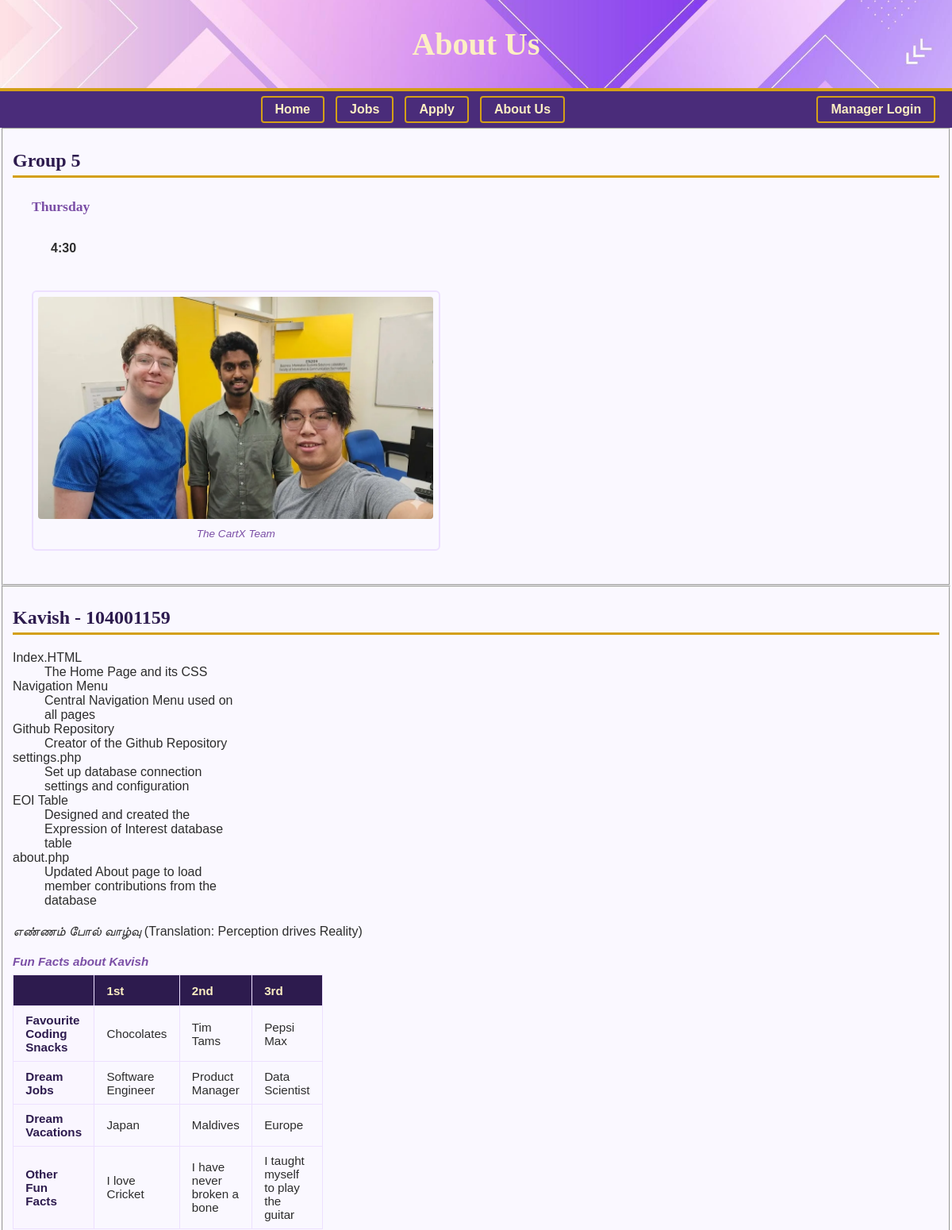
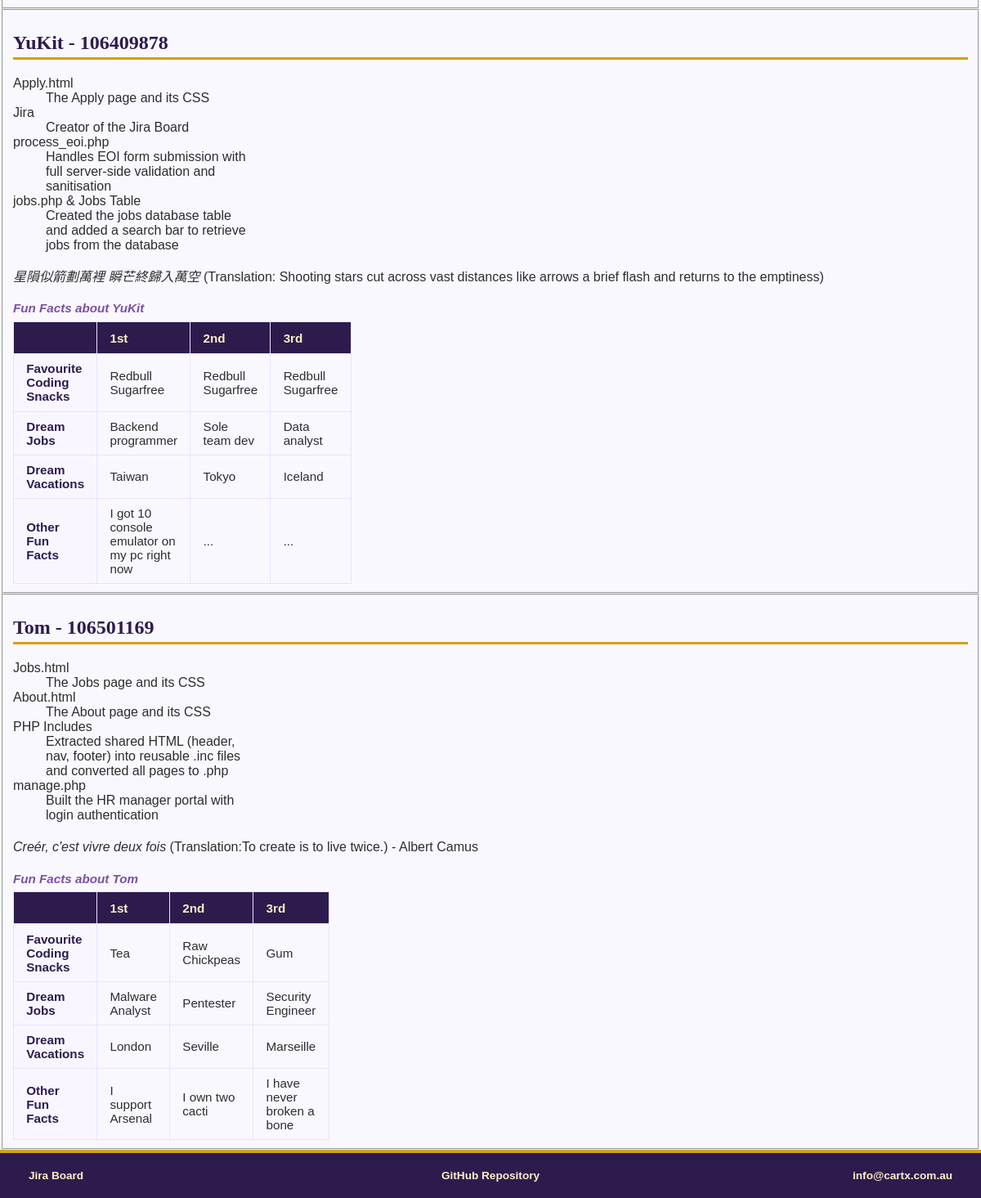
Page /about.php on the committed database (2 pictures, top to bottom).
### tables this page shows
CREATE TABLE IF NOT EXISTS about (
    id INT AUTO_INCREMENT PRIMARY KEY,
    member_name VARCHAR(100) NOT NULL,
    student_id VARCHAR(20) NOT NULL,
    contribution_area VARCHAR(100) NOT NULL,
    contribution_detail TEXT NOT NULL,
    project_part INT NOT NULL,
    quote_text TEXT,
    quote_lang VARCHAR(10),
    quote_translation TEXT
);

### about.php (the view, shortened to what this page needs)
<!DOCTYPE html>
<html lang = "en">
    <head>
        <?php include 'header.inc'; ?>
    </head>
    <body>
        <header>
            <h1>About Us</h1>
        </header>
        <nav>
            <p class="menu"><a href="index.php">Home</a></p>
            <p class="menu"><a href="jobs.php">Jobs</a></p>
            <p class="menu"><a href="apply.php">Apply</a></p>
            <p class="menu"><a href="about.php">About Us</a></p>
            <p class="menu" style="float: right;"><a href="loginpage.php">Manager Login</a></p>
        </nav>
        <fieldset>
            <h2>
                Group 5
            </h2>
            <ul style = "list-style: none;">
                <li>
                    <h3>Thursday</h3>
                    <ul style = "list-style: none;">
                        <li>
                            <h4>4:30</h4>
                        </li>
                    </ul>
                </li>
                <li>
                    <figure>
                        <img src="images/group_image.webp" alt="The CartX Team" loading="lazy" class="group_image">
                        <figcaption>The CartX Team</figcaption>
                    </figure>
                </li>
            </ul>
        </fieldset>
        <fieldset>
            <h2>
                Kavish - 104001159
            </h2>
                <?php
                    require_once "settings.php";
                    $result = mysqli_query($conn, "SELECT contribution_area, contribution_detail FROM about WHERE student_id = '104001159' ORDER BY project_part ASC");
                    if ($result && mysqli_num_rows($result) > 0) {
                        echo "<dl>";
                        while ($row = mysqli_fetch_assoc($result)) {
                            echo "<dt>" . htmlspecialchars($row['contribution_area']) . "</dt>";
                            echo "<dd>" . htmlspecialchars($row['contribution_detail']) . "</dd>";
                        }
                        echo "</dl>";
                    }
                ?>
            <p lang =""> <em>எண்ணம் போல் வாழ்வு</em> (Translation: Perception drives Reality)</p>
            <table>
                <caption>Fun Facts about Kavish</caption>
                <thead>
                    <tr>
                        <th scope="col"></th>
                        <th scope="col">1st</th>
                        <th scope="col">2nd</th>
                        <th scope="col">3rd</th>
                    </tr>
                </thead>
                <tbody>
                    <tr>
                        <th>Favourite Coding Snacks</th>
                        <td>Chocolates</td>
                        <td>Tim Tams</td>
                        <td>Pepsi Max</td>
                    </tr>
                    <tr>
                        <th>Dream Jobs</th>
                        <td>Software Engineer</td>
                        <td>Product Manager</td>
                        <td>Data Scientist</td>
                    </tr>
                    <tr>
                        <th>Dream Vacations</th>
                        <td>Japan</td>
                        <td>Maldives</td>
                        <td>Europe</td>
                    </tr>
                    <tr>
                        <th>Other Fun Facts</th>
                        <td>I love Cricket</td>
                        <td>I have never broken a bone</td>
                        <td>I taught myself to play the guitar</td>
                    </tr>
                </tbody>
            </table>
        </fieldset>
        <fieldset>
            <h2>
                YuKit - 106409878
            </h2>
                <?php
                    $result = mysqli_query($conn, "SELECT contribution_area, contribution_detail FROM about WHERE student_id = '106409878' ORDER BY project_part ASC");
                    if ($result && mysqli_num_rows($result) > 0) {
                        echo '<dl style="color: #7b4fa6">';
                        while ($row = mysqli_fetch_assoc($result)) {
                            echo "<dt>" . htmlspecialchars($row['contribution_area']) . "</dt>";
                            echo "<dd>" . htmlspecialchars($row['contribution_detail']) . "</dd>";
                        }
                        echo "</dl>";
                    }
                ?>
            <p lang ="zh-Hant"><em>星隕似箭劃萬裡 瞬芒終歸入萬空</em> (Translation: Shooting stars cut across vast distances like arrows
a brief flash and returns to the emptiness)</p>
            <table>
                <caption>Fun Facts about YuKit</caption>
                <thead>
                    <tr>
                        <th scope="col"></th>
                        <th scope="col">1st</th>
                        <th scope="col">2nd</th>
                        <th scope="col">3rd</th>
                    </tr>
                </thead>
                <tbody>
                    <tr>
                        <th>Favourite Coding Snacks</th>
                        <td>Redbull Sugarfree</td>
                        <td>Redbull Sugarfree</td>
                        <td>Redbull Sugarfree</td>
                    </tr>
                    <tr>
                        <th>Dream Jobs</th>
                        <td>Backend programmer</td>
                        <td>Sole team dev</td>
                        <td>Data analyst</td>
                    </tr>
                    <tr>
                        <th>Dream Vacations</th>
                        <td>Taiwan</td>
                        <td>Tokyo</td>
                        <td>Iceland</td>
                    </tr>
                    <tr>
                        <th>Other Fun Facts</th>
                        <td>I got 10 console emulator on my pc right now</td>
                        <td>...</td>
                        <td>...</td>
                    </tr>
                </tbody>
            </table>
        </fieldset>
        <fieldset>
            <h2>
                Tom - 106501169
            </h2>
                <?php
                    $result = mysqli_query($conn, "SELECT contribution_area, contribution_detail FROM about WHERE student_id = '106501169' ORDER BY project_part ASC");
                    if ($result && mysqli_num_rows($result) > 0) {
                        echo "<dl>";
                        while ($row = mysqli_fetch_assoc($result)) {
                            echo "<dt>" . htmlspecialchars($row['contribution_area']) . "</dt>";
                            echo "<dd>" . htmlspecialchars($row['contribution_detail']) . "</dd>";
                        }
                        echo "</dl>";
                    }
                ?>
            <p lang ="fr"><em>Creér, c'est vivre deux fois</em> (Translation:To create is to live twice.) - Albert Camus</p>
            <table>
                <caption>Fun Facts about Tom</caption>
                <thead>
                    <tr>
                        <th scope="col"></th>
                        <th scope="col">1st</th>
                        <th scope="col">2nd</th>
                        <th scope="col">3rd</th>
                    </tr>
                </thead>
                <tbody>
                    <tr>
                        <th>Favourite Coding Snacks</th>
                        <td>Tea</td>
                        <td>Raw Chickpeas</td>
                        <td>Gum</td>
                    </tr>
                    <tr>
                        <th>Dream Jobs</th>
                        <td>Malware Analyst</td>
                        <td>Pentester</td>
                        <td>Security Engineer</td>
                    </tr>
                    <tr>
                        <th>Dream Vacations</th>
                        <td>London</td>
                        <td>Seville</td>
                        <td>Marseille</td>
                    </tr>
                    <tr>
                        <th>Other Fun Facts</th>
                        <td>I support Arsenal</td>
                        <td>I own two cacti</td>
                        <td>I have never broken a bone</td>
                    </tr>
                </tbody>
            </table>
        </fieldset>
        <?php include 'footer.inc'; ?>
    </body>
</html>

### styles/styles.css (style rules this page uses)
* { font-family: 'Trebuchet MS', Arial, sans-serif; color: #2d2d2d; box-sizing: border-box; }
body { background-color: #faf8ff; margin: 0; padding: 0; }
h1, h2, h3 { font-family: Georgia, serif; }
h1 { font-size: 2.5em; color: #fdefc3; margin: 0.2em 0; }
h2 { font-size: 1.5em; color: #2d1b4e; border-bottom: 3px solid #d4a017; padding-bottom: 0.2em; }
h3 { color: #7b4fa6; font-size: 1.1em; }
p { line-height: 1.7; }
header { background-image: url('../images/purple_banner.jpg'); background-size: cover; background-position: center; text-align: center; padding: 1.5em; border-bottom: 4px solid #d4a017; }
nav { background-color: #4a2c7a; padding: 0.6em 1em; text-align: center; }
.menu { display: inline-block; margin: 0 0.3em; }
nav a { color: #fdefc3; text-decoration: none; font-weight: bold; padding: 0.4em 1em; border: 2px solid #d4a017; border-radius: 4px; }
figure { display: inline-block; border: 2px solid #ede0ff; padding: 0.4em; border-radius: 6px; text-align: center; margin: 1em 0; }
figure img { width: 100%; max-width: 700px; height: 280px; object-fit: cover; border-radius: 4px; display: block; }
figcaption { font-style: italic; font-size: 0.85em; color: #7b4fa6; margin-top: 0.4em; }
ul, ol { line-height: 1.9; padding-left: 1.5em; }
table { width: 100%; border-collapse: collapse; margin-top: 1em; font-size: 0.95em; }
caption { font-weight: bold; font-style: italic; margin-bottom: 0.5em; color: #7b4fa6; text-align: left; }
table, th, td { border: 1px solid #ede0ff; }
thead tr { background-color: #2d1b4e; }
thead th { color: #fdefc3; padding: 0.7em 1em; text-align: left; }
tbody th { background-color: #faf6ff; padding: 0.6em 1em; font-weight: bold; text-align: left; color: #2d1b4e; }
tbody td { padding: 0.6em 1em; }
tbody tr:nth-child(even) { background-color: #faf8ff; }
dl { width: 25%; }

### about.php (style rules this page uses)
header { background-image: url('images/purple_banner.jpg'); background-size: cover; background-position: center; }
table { width: 25%; }

### rows in the picture
about: contribution_area "Index.HTML", contribution_detail "The Home Page and its CSS"
about: contribution_area "Navigation Menu", contribution_detail "Central Navigation Menu used on all pages"
about: contribution_area "Github Repository", contribution_detail "Creator of the Github Repository"
about: contribution_area "settings.php", contribution_detail "Set up database connection settings and configuration"
about: contribution_area "EOI Table", contribution_detail "Designed and created the Expression of Interest database table"
about: contribution_area "about.php", contribution_detail "Updated About page to load member contributions from the database"
about: contribution_area "Apply.html", contribution_detail "The Apply page and its CSS"
about: contribution_area "Jira", contribution_detail "Creator of the Jira Board"
about: contribution_area "process_eoi.php", contribution_detail "Handles EOI form submission with full server-side validation and sanitisation"
about: contribution_area "jobs.php & Jobs Table", contribution_detail "Created the jobs database table and added a search bar to retrieve jobs from the database"
about: contribution_area "Jobs.html", contribution_detail "The Jobs page and its CSS"
about: contribution_area "About.html", contribution_detail "The About page and its CSS"
about: contribution_area "PHP Includes", contribution_detail "Extracted shared HTML (header, nav, footer) into reusable .inc files and converted all pages to .php"
about: contribution_area "manage.php", contribution_detail "Built the HR manager portal with login authentication"
